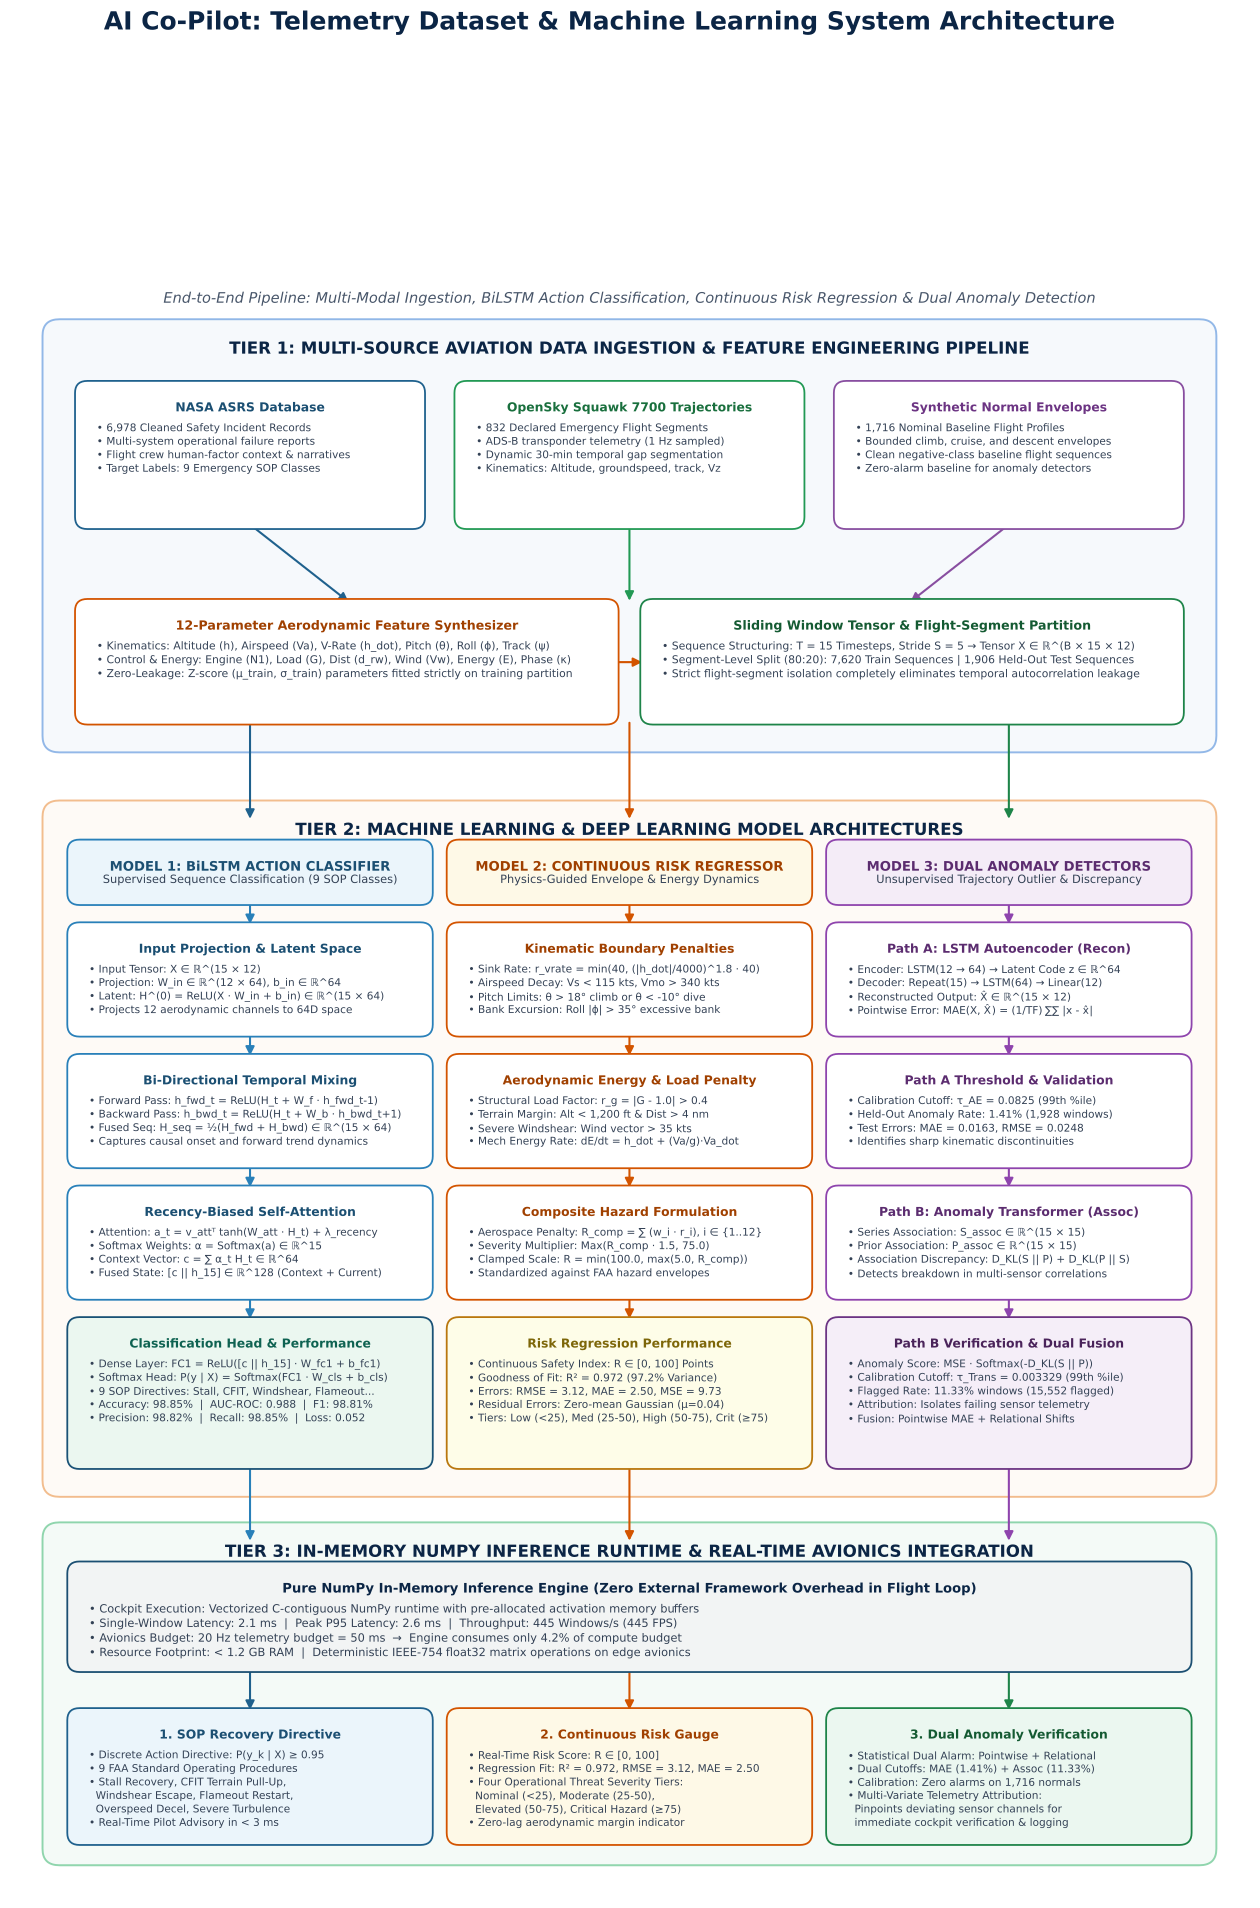

Python code for this plot:
import os
import matplotlib.pyplot as plt
from matplotlib.patches import FancyBboxPatch, FancyArrowPatch

# -------------------------------------------------------------
# Canvas Setup - IEEE/AIAA Transactions Format (300 DPI)
# -------------------------------------------------------------
fig, ax = plt.subplots(figsize=(16, 21.5), dpi=300)
ax.set_xlim(0, 16)
ax.set_ylim(0, 22.0)
ax.axis("off")

# Title Header
fig.suptitle(
    "AI Co-Pilot: Telemetry Dataset & Machine Learning System Architecture",
    fontsize=18,
    fontweight="bold",
    color="#0B2545",
    y=0.988
)

ax.text(
    8.0, 21.25,
    "End-to-End Pipeline: Multi-Modal Ingestion, BiLSTM Action Classification, Continuous Risk Regression & Dual Anomaly Detection",
    ha="center", va="center",
    fontsize=10.5,
    fontstyle="italic",
    color="#475569"
)

# -------------------------------------------------------------
# Premium Academic Color Tokens
# -------------------------------------------------------------
NAVY_BG   = "#F0F4F8"
NAVY_BD   = "#1A365D"
BLUE_BG   = "#EEF5FB"
BLUE_BD   = "#2A75D3"
GREEN_BG  = "#EBF7F0"
GREEN_BD  = "#27AE60"
ORANGE_BG = "#FEF7EE"
ORANGE_BD = "#E67E22"
PURPLE_BG = "#F5F0FB"
PURPLE_BD = "#8E44AD"
RED_BG    = "#FDEDEC"
RED_BD    = "#E74C3C"
CARD_WHITE = "#FFFFFF"
TEXT_DARK  = "#1C2833"

def draw_tier_container(x, y, w, h, tier_num, tier_title, bgcolor, border_color):
    """Draw an outer tier boundary with header banner."""
    patch = FancyBboxPatch(
        (x, y), w, h,
        boxstyle="round,pad=0.08,rounding_size=0.22",
        facecolor=bgcolor,
        edgecolor=border_color,
        linewidth=1.4,
        alpha=0.5,
        zorder=1
    )
    ax.add_patch(patch)

    ax.text(
        8.0, y + h - 0.32,
        f"TIER {tier_num}: {tier_title}",
        ha="center", va="center",
        fontsize=12,
        fontweight="bold",
        color="#0B2545",
        zorder=2
    )

def draw_node(x, y, w, h, title, body_lines, facecolor=CARD_WHITE, edgecolor="#2C3E50", title_color="#0B2545", fontsize=8.4, linewidth=1.3, zorder=3, left_align=True):
    """Draw a rounded architecture node card with header and bulleted content."""
    patch = FancyBboxPatch(
        (x, y), w, h,
        boxstyle="round,pad=0.06,rounding_size=0.16",
        facecolor=facecolor,
        edgecolor=edgecolor,
        linewidth=linewidth,
        zorder=zorder
    )
    ax.add_patch(patch)

    # Title
    ax.text(
        x + w / 2, y + h - 0.22, title,
        ha="center", va="top",
        fontsize=fontsize + 0.5,
        fontweight="bold",
        color=title_color,
        zorder=zorder + 1
    )

    # Body
    if left_align:
        ax.text(
            x + 0.22, y + h - 0.48, body_lines,
            ha="left", va="top",
            fontsize=fontsize - 0.8,
            color="#334155",
            linespacing=1.28,
            zorder=zorder + 1
        )
    else:
        ax.text(
            x + w / 2, y + (h - 0.20) / 2, body_lines,
            ha="center", va="center",
            fontsize=fontsize - 0.8,
            color="#334155",
            linespacing=1.28,
            zorder=zorder + 1
        )

def draw_conn(x1, y1, x2, y2, color="#2C3E50", lw=1.5, rad=0.0):
    """Draw a clean directional connection arrow between architecture blocks."""
    conn = f"arc3,rad={rad}" if rad != 0 else "arc3,rad=0"
    patch = FancyArrowPatch(
        (x1, y1), (x2, y2),
        arrowstyle="-|>",
        mutation_scale=13,
        linewidth=lw,
        color=color,
        connectionstyle=conn,
        zorder=2
    )
    ax.add_patch(patch)

# =============================================================
# TIER 1: MULTI-MODAL AEROSPACE DATASET & FEATURE PIPELINE
# Y in [15.3, 20.9] (h = 5.6)
# =============================================================
draw_tier_container(0.5, 15.3, 15.0, 5.6, "1", "MULTI-SOURCE AVIATION DATA INGESTION & FEATURE ENGINEERING PIPELINE", BLUE_BG, BLUE_BD)

# Row 1: Three Raw Ingestion Sources (Y in [18.25, 20.10], h = 1.85)
draw_node(
    0.9, 18.25, 4.4, 1.85,
    "NASA ASRS Database",
    "• 6,978 Cleaned Safety Incident Records\n• Multi-system operational failure reports\n• Flight crew human-factor context & narratives\n• Target Labels: 9 Emergency SOP Classes",
    edgecolor="#1F618D", title_color="#1B4F72"
)

draw_node(
    5.8, 18.25, 4.4, 1.85,
    "OpenSky Squawk 7700 Trajectories",
    "• 832 Declared Emergency Flight Segments\n• ADS-B transponder telemetry (1 Hz sampled)\n• Dynamic 30-min temporal gap segmentation\n• Kinematics: Altitude, groundspeed, track, Vz",
    edgecolor="#229954", title_color="#196F3D"
)

draw_node(
    10.7, 18.25, 4.4, 1.85,
    "Synthetic Normal Envelopes",
    "• 1,716 Nominal Baseline Flight Profiles\n• Bounded climb, cruise, and descent envelopes\n• Clean negative-class baseline flight sequences\n• Zero-alarm baseline for anomaly detectors",
    edgecolor="#884EA0", title_color="#6C3483"
)

# Connectors from Row 1 down to Feature Synthesizer / Partitioning
draw_conn(3.1, 18.25, 4.4, 17.20, color="#1F618D")
draw_conn(8.0, 18.25, 8.0, 17.20, color="#229954")
draw_conn(12.9, 18.25, 11.6, 17.20, color="#884EA0")

# Row 2: 12-D Feature Synthesis & Sliding Window Partitioning (Y in [15.65, 17.20], h = 1.55)
draw_node(
    0.9, 15.65, 6.9, 1.55,
    "12-Parameter Aerodynamic Feature Synthesizer",
    "• Kinematics: Altitude (h), Airspeed (Va), V-Rate (h_dot), Pitch (θ), Roll (ϕ), Track (ψ)\n• Control & Energy: Engine (N1), Load (G), Dist (d_rw), Wind (Vw), Energy (E), Phase (κ)\n• Zero-Leakage: Z-score (μ_train, σ_train) parameters fitted strictly on training partition",
    edgecolor="#D35400", title_color="#A04000", fontsize=8.6
)

draw_node(
    8.2, 15.65, 6.9, 1.55,
    "Sliding Window Tensor & Flight-Segment Partition",
    "• Sequence Structuring: T = 15 Timesteps, Stride S = 5 → Tensor X ∈ ℝ^(B × 15 × 12)\n• Segment-Level Split (80:20): 7,620 Train Sequences | 1,906 Held-Out Test Sequences\n• Strict flight-segment isolation completely eliminates temporal autocorrelation leakage",
    edgecolor="#1E8449", title_color="#145A32", fontsize=8.6
)

# Arrow between Synthesizer and Sliding Window
draw_conn(7.8, 16.42, 8.2, 16.42, color="#D35400")

# Connectors from Tier 1 down into Tier 2 Models (Branching cleanly into the 3 Model Columns)
draw_conn(3.1, 15.65, 3.1, 14.30, color="#1F618D")
draw_conn(8.0, 15.65, 8.0, 14.30, color="#D35400")
draw_conn(12.9, 15.65, 12.9, 14.30, color="#1E8449")

# =============================================================
# TIER 2: MACHINE LEARNING & DEEP LEARNING MODEL SUITES
# Y in [5.4, 14.5] (h = 9.1)
# =============================================================
draw_tier_container(0.5, 5.4, 15.0, 9.1, "2", "MACHINE LEARNING & DEEP LEARNING MODEL ARCHITECTURES", ORANGE_BG, ORANGE_BD)

# -------------------------------------------------------------
# COLUMN 1: BiLSTM + Recency Self-Attention Recovery Classifier
# (x = 0.8, w = 4.6)
# -------------------------------------------------------------
draw_node(
    0.8, 13.25, 4.6, 0.75,
    "MODEL 1: BiLSTM ACTION CLASSIFIER",
    "Supervised Sequence Classification (9 SOP Classes)",
    facecolor="#EBF5FB", edgecolor="#2980B9", title_color="#1B4F72", fontsize=9.0, left_align=False
)

draw_node(
    0.8, 11.50, 4.6, 1.40,
    "Input Projection & Latent Space",
    "• Input Tensor: X ∈ ℝ^(15 × 12)\n• Projection: W_in ∈ ℝ^(12 × 64), b_in ∈ ℝ^64\n• Latent: H^(0) = ReLU(X · W_in + b_in) ∈ ℝ^(15 × 64)\n• Projects 12 aerodynamic channels to 64D space",
    edgecolor="#2980B9", title_color="#1B4F72"
)
draw_conn(3.1, 13.25, 3.1, 12.90, color="#2980B9")
draw_conn(3.1, 11.50, 3.1, 11.15, color="#2980B9")

draw_node(
    0.8, 9.75, 4.6, 1.40,
    "Bi-Directional Temporal Mixing",
    "• Forward Pass: h_fwd_t = ReLU(H_t + W_f · h_fwd_t-1)\n• Backward Pass: h_bwd_t = ReLU(H_t + W_b · h_bwd_t+1)\n• Fused Seq: H_seq = ½(H_fwd + H_bwd) ∈ ℝ^(15 × 64)\n• Captures causal onset and forward trend dynamics",
    edgecolor="#2980B9", title_color="#1B4F72"
)
draw_conn(3.1, 9.75, 3.1, 9.40, color="#2980B9")

draw_node(
    0.8, 8.00, 4.6, 1.40,
    "Recency-Biased Self-Attention",
    "• Attention: a_t = v_attᵀ tanh(W_att · H_t) + λ_recency\n• Softmax Weights: α = Softmax(a) ∈ ℝ^15\n• Context Vector: c = ∑ α_t H_t ∈ ℝ^64\n• Fused State: [c || h_15] ∈ ℝ^128 (Context + Current)",
    edgecolor="#2980B9", title_color="#1B4F72"
)
draw_conn(3.1, 8.00, 3.1, 7.65, color="#2980B9")

draw_node(
    0.8, 5.75, 4.6, 1.90,
    "Classification Head & Performance",
    "• Dense Layer: FC1 = ReLU([c || h_15] · W_fc1 + b_fc1)\n• Softmax Head: P(y | X) = Softmax(FC1 · W_cls + b_cls)\n• 9 SOP Directives: Stall, CFIT, Windshear, Flameout...\n• Accuracy: 98.85%  |  AUC-ROC: 0.988  |  F1: 98.81%\n• Precision: 98.82%  |  Recall: 98.85%  |  Loss: 0.052",
    edgecolor="#1A5276", title_color="#0E6251", facecolor="#EBF7F0"
)

# -------------------------------------------------------------
# COLUMN 2: Continuous Aerospace Risk Regressor
# (x = 5.7, w = 4.6)
# -------------------------------------------------------------
draw_node(
    5.7, 13.25, 4.6, 0.75,
    "MODEL 2: CONTINUOUS RISK REGRESSOR",
    "Physics-Guided Envelope & Energy Dynamics",
    facecolor="#FEF9E7", edgecolor="#D35400", title_color="#A04000", fontsize=9.0, left_align=False
)

draw_node(
    5.7, 11.50, 4.6, 1.40,
    "Kinematic Boundary Penalties",
    "• Sink Rate: r_vrate = min(40, (|h_dot|/4000)^1.8 · 40)\n• Airspeed Decay: Vs < 115 kts, Vmo > 340 kts\n• Pitch Limits: θ > 18° climb or θ < -10° dive\n• Bank Excursion: Roll |ϕ| > 35° excessive bank",
    edgecolor="#D35400", title_color="#A04000"
)
draw_conn(8.0, 13.25, 8.0, 12.90, color="#D35400")
draw_conn(8.0, 11.50, 8.0, 11.15, color="#D35400")

draw_node(
    5.7, 9.75, 4.6, 1.40,
    "Aerodynamic Energy & Load Penalty",
    "• Structural Load Factor: r_g = |G - 1.0| > 0.4\n• Terrain Margin: Alt < 1,200 ft & Dist > 4 nm\n• Severe Windshear: Wind vector > 35 kts\n• Mech Energy Rate: dE/dt = h_dot + (Va/g)·Va_dot",
    edgecolor="#D35400", title_color="#A04000"
)
draw_conn(8.0, 9.75, 8.0, 9.40, color="#D35400")

draw_node(
    5.7, 8.00, 4.6, 1.40,
    "Composite Hazard Formulation",
    "• Aerospace Penalty: R_comp = ∑ (w_i · r_i), i ∈ {1..12}\n• Severity Multiplier: Max(R_comp · 1.5, 75.0)\n• Clamped Scale: R = min(100.0, max(5.0, R_comp))\n• Standardized against FAA hazard envelopes",
    edgecolor="#D35400", title_color="#A04000"
)
draw_conn(8.0, 8.00, 8.0, 7.65, color="#D35400")

draw_node(
    5.7, 5.75, 4.6, 1.90,
    "Risk Regression Performance",
    "• Continuous Safety Index: R ∈ [0, 100] Points\n• Goodness of Fit: R² = 0.972 (97.2% Variance)\n• Errors: RMSE = 3.12, MAE = 2.50, MSE = 9.73\n• Residual Errors: Zero-mean Gaussian (μ=0.04)\n• Tiers: Low (<25), Med (25-50), High (50-75), Crit (≥75)",
    edgecolor="#B9770E", title_color="#7D6608", facecolor="#FEFDE8"
)

# -------------------------------------------------------------
# COLUMN 3: Dual Temporal Anomaly Detection Engine
# (x = 10.6, w = 4.6)
# -------------------------------------------------------------
draw_node(
    10.6, 13.25, 4.6, 0.75,
    "MODEL 3: DUAL ANOMALY DETECTORS",
    "Unsupervised Trajectory Outlier & Discrepancy",
    facecolor="#F4ECF7", edgecolor="#8E44AD", title_color="#5B2C6F", fontsize=9.0, left_align=False
)

draw_node(
    10.6, 11.50, 4.6, 1.40,
    "Path A: LSTM Autoencoder (Recon)",
    "• Encoder: LSTM(12 → 64) → Latent Code z ∈ ℝ^64\n• Decoder: Repeat(15) → LSTM(64) → Linear(12)\n• Reconstructed Output: X̂ ∈ ℝ^(15 × 12)\n• Pointwise Error: MAE(X, X̂) = (1/TF) ∑∑ |x - x̂|",
    edgecolor="#8E44AD", title_color="#5B2C6F"
)
draw_conn(12.9, 13.25, 12.9, 12.90, color="#8E44AD")
draw_conn(12.9, 11.50, 12.9, 11.15, color="#8E44AD")

draw_node(
    10.6, 9.75, 4.6, 1.40,
    "Path A Threshold & Validation",
    "• Calibration Cutoff: τ_AE = 0.0825 (99th %ile)\n• Held-Out Anomaly Rate: 1.41% (1,928 windows)\n• Test Errors: MAE = 0.0163, RMSE = 0.0248\n• Identifies sharp kinematic discontinuities",
    edgecolor="#8E44AD", title_color="#5B2C6F"
)
draw_conn(12.9, 9.75, 12.9, 9.40, color="#8E44AD")

draw_node(
    10.6, 8.00, 4.6, 1.40,
    "Path B: Anomaly Transformer (Assoc)",
    "• Series Association: S_assoc ∈ ℝ^(15 × 15)\n• Prior Association: P_assoc ∈ ℝ^(15 × 15)\n• Association Discrepancy: D_KL(S || P) + D_KL(P || S)\n• Detects breakdown in multi-sensor correlations",
    edgecolor="#8E44AD", title_color="#5B2C6F"
)
draw_conn(12.9, 8.00, 12.9, 7.65, color="#8E44AD")

draw_node(
    10.6, 5.75, 4.6, 1.90,
    "Path B Verification & Dual Fusion",
    "• Anomaly Score: MSE · Softmax(-D_KL(S || P))\n• Calibration Cutoff: τ_Trans = 0.003329 (99th %ile)\n• Flagged Rate: 11.33% windows (15,552 flagged)\n• Attribution: Isolates failing sensor telemetry\n• Fusion: Pointwise MAE + Relational Shifts",
    edgecolor="#6C3483", title_color="#4A235A", facecolor="#F5EEF8"
)

# Connectors from Tier 2 models down into Tier 3 Inference Engine
draw_conn(3.1, 5.75, 3.1, 4.70, color="#2980B9")
draw_conn(8.0, 5.75, 8.0, 4.70, color="#D35400")
draw_conn(12.9, 5.75, 12.9, 4.70, color="#8E44AD")

# =============================================================
# TIER 3: IN-MEMORY NUMPY RUNTIME & REAL-TIME AVIONICS OUTPUTS
# Y in [0.5, 4.9] (h = 4.4)
# =============================================================
draw_tier_container(0.5, 0.5, 15.0, 4.4, "3", "IN-MEMORY NUMPY INFERENCE RUNTIME & REAL-TIME AVIONICS INTEGRATION", GREEN_BG, GREEN_BD)

# Sub-row 1: In-Memory Pure NumPy Engine (Y in [3.05, 4.40], h = 1.35)
draw_node(
    0.8, 3.05, 14.4, 1.35,
    "Pure NumPy In-Memory Inference Engine (Zero External Framework Overhead in Flight Loop)",
    "• Cockpit Execution: Vectorized C-contiguous NumPy runtime with pre-allocated activation memory buffers\n• Single-Window Latency: 2.1 ms  |  Peak P95 Latency: 2.6 ms  |  Throughput: 445 Windows/s (445 FPS)\n• Avionics Budget: 20 Hz telemetry budget = 50 ms  →  Engine consumes only 4.2% of compute budget\n• Resource Footprint: < 1.2 GB RAM  |  Deterministic IEEE-754 float32 matrix operations on edge avionics",
    facecolor="#F2F4F4", edgecolor="#1B4F72", title_color="#0B2545", fontsize=9.0
)

# Connectors from NumPy Runtime down to the 3 Structured Decision Outputs
draw_conn(3.1, 3.05, 3.1, 2.45, color="#1F618D")
draw_conn(8.0, 3.05, 8.0, 2.45, color="#D35400")
draw_conn(12.9, 3.05, 12.9, 2.45, color="#1E8449")

# Sub-row 2: Three Structured Avionics Decision Outputs (Y in [0.75, 2.45], h = 1.70)
draw_node(
    0.8, 0.75, 4.6, 1.70,
    "1. SOP Recovery Directive",
    "• Discrete Action Directive: P(y_k | X) ≥ 0.95\n• 9 FAA Standard Operating Procedures\n• Stall Recovery, CFIT Terrain Pull-Up,\n  Windshear Escape, Flameout Restart,\n  Overspeed Decel, Severe Turbulence\n• Real-Time Pilot Advisory in < 3 ms",
    edgecolor="#1F618D", title_color="#1B4F72", facecolor="#EBF5FB"
)

draw_node(
    5.7, 0.75, 4.6, 1.70,
    "2. Continuous Risk Gauge",
    "• Real-Time Risk Score: R ∈ [0, 100]\n• Regression Fit: R² = 0.972, RMSE = 3.12, MAE = 2.50\n• Four Operational Threat Severity Tiers:\n  Nominal (<25), Moderate (25-50),\n  Elevated (50-75), Critical Hazard (≥75)\n• Zero-lag aerodynamic margin indicator",
    edgecolor="#D35400", title_color="#A04000", facecolor="#FEF9E7"
)

draw_node(
    10.6, 0.75, 4.6, 1.70,
    "3. Dual Anomaly Verification",
    "• Statistical Dual Alarm: Pointwise + Relational\n• Dual Cutoffs: MAE (1.41%) + Assoc (11.33%)\n• Calibration: Zero alarms on 1,716 normals\n• Multi-Variate Telemetry Attribution:\n  Pinpoints deviating sensor channels for\n  immediate cockpit verification & logging",
    edgecolor="#1E8449", title_color="#145A32", facecolor="#EBF7F0"
)

# -------------------------------------------------------------
# Save Images
# -------------------------------------------------------------
root_dir = os.path.dirname(os.path.abspath(__file__))
backend_dir = os.path.join(root_dir, "backend", "saved_models")

out_root_png = os.path.join(root_dir, "ml_architecture_diagram.png")
out_root_pdf = os.path.join(root_dir, "ml_architecture_diagram.pdf")
out_backend_png = os.path.join(backend_dir, "ml_architecture_diagram.png")
out_backend_pdf = os.path.join(backend_dir, "ml_architecture_diagram.pdf")

plt.savefig(out_root_png, dpi=300, bbox_inches="tight", facecolor="white")
plt.savefig(out_root_pdf, dpi=300, bbox_inches="tight", facecolor="white")

if os.path.exists(backend_dir):
    plt.savefig(out_backend_png, dpi=300, bbox_inches="tight", facecolor="white")
    plt.savefig(out_backend_pdf, dpi=300, bbox_inches="tight", facecolor="white")

print("ML Architecture Diagram generated successfully:")
print(" -", out_root_png)
print(" -", out_backend_png)
plt.close()
